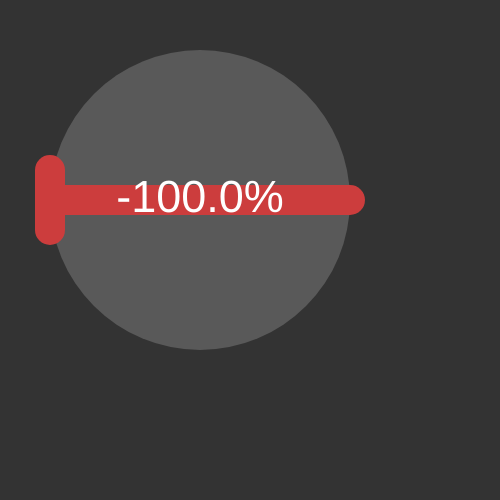
Frame 1 (no input)
Frame 60 (no input): identical to frame 1, image omitted
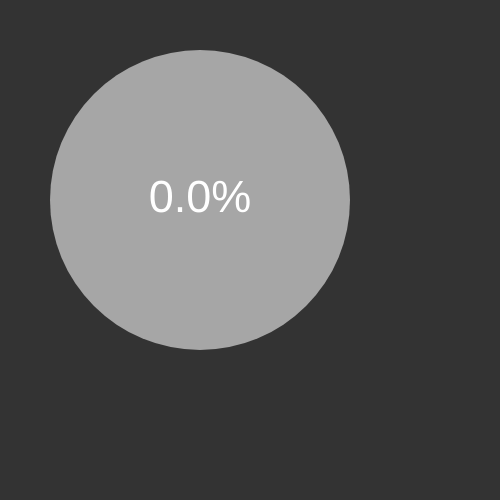
Frame 120 (the mouse pressed at the canvas centre since frame 60)

The p5.js sketch that drew these frames (run headless with seeded random() and noise() and a simulated clock; from frame 60 on, the mouse is pressed at the canvas centre):

// p5.js sketch
// ── sketch.js

function setup() {
  createCanvas(500,500);
  colorMode(HSB);
}

function draw() {
  background(0,0,20);
  circVis(200,200,150,constrain(map(mouseX,0,width,-1,1),-1,1),1,mouseX, mouseY);
}

function circVis(x,y,r,c,scl,mx,my){
  var hover=dist(mx,my,x,y)<r*scl;

  push();
  translate(x,y);
  noStroke();
  fill(0,0,hover?65:35);
  ellipse(0,0,r*2*scl);
  strokeWeight(r*0.2*scl);
  noFill();
  // console.log(c+1);
  // stroke(0+140*(c+1)*0.5,70,80)
  if(abs(c)<0.0001){
  } else if(c>0){
    // stroke(140,70,80);
    stroke(60+70*(c),70,80)
    // line(0,h*0.4,0,-h*0.8*c);
    arc(0,0,r*2*scl,r*2*scl,0,(c)*TWO_PI);
    push();
    rotate(TWO_PI*c);
    translate(r*scl,0);
    line(0,0,-r*0.2*scl,-r*0.2*scl);
    line(0,0,r*0.2*scl,-r*0.2*scl);
    pop();
  } else {
    stroke(0,70,80);
    line(r*scl,0,r*scl+r*2*scl*c,0);
    // arc(0,0,h*0.8,h*0.8,TWO_PI*c,TWO_PI);
    push();
    // rotate(TWO_PI*c);
    translate(r*scl+r*2*scl*c,0);
    line(0,-r*0.2*scl,0,r*0.2*scl);
    // line(0,0,-h*0.1,h*0.1);
    pop();
  }
  noStroke();
  fill(0,0,100);
  textAlign(CENTER,CENTER);
  textSize(r*0.3*scl);
  text(nf(c*100,1,1)+'%',0,0);
  pop();
}
